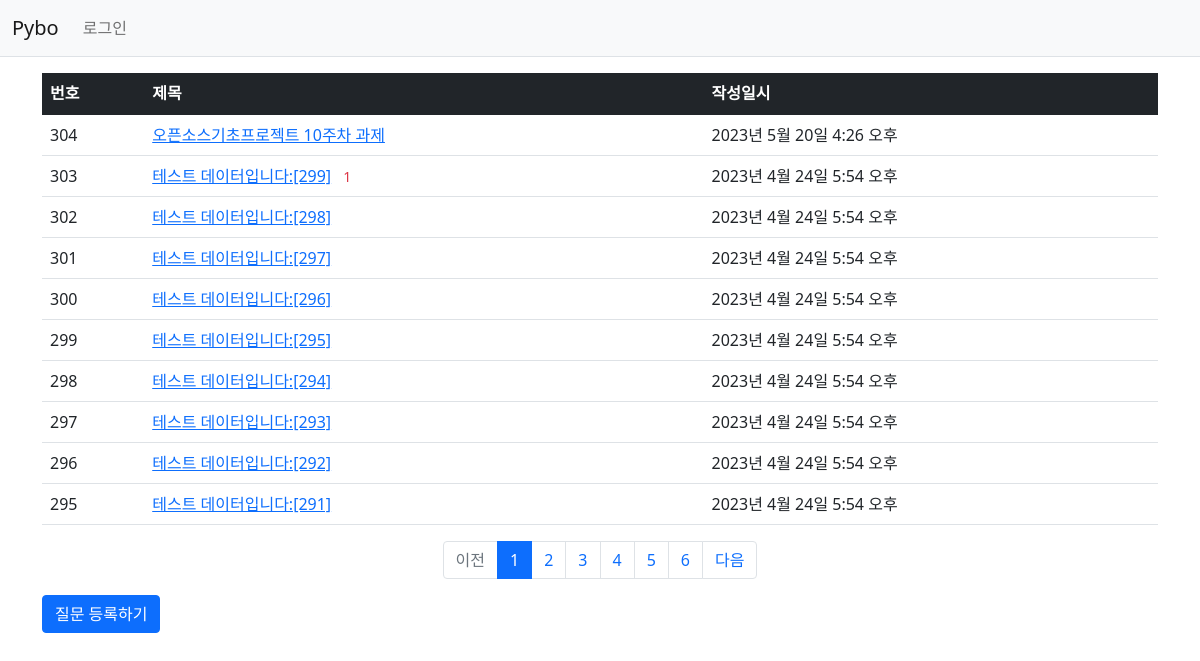
Screenshot of /pybo/ with the database file from the repository.
### pybo/models.py (models this page shows, shortened)
class Question(models.Model):
    subject = models.CharField(max_length=200)
    content = models.TextField()
    create_date = models.DateTimeField()

### pybo/views.py (the view)
# urls.py: path('', views.index, name='index'), # localhost:8000/pybo <- url의 별칭은 index
def index(request):
    page = request.GET.get('page', '1') # /pybo/?page=1 << 요청에서 page 값을 1일로 가져옴 default 값은 1
    question_list = Question.objects.order_by('-create_date')
    paginator = Paginator(question_list, 10) # 페이지당 10개씩 보여주기
    page_obj = paginator.get_page(page)
    context = {'question_list': page_obj} # question_list는 페이징 객체(page_obj)
    return render(request, 'pybo/question_list.html', context)

### pybo/templatetags/pybo_filter.py (called while the page is built)
@register.filter
def sub(value, arg):
    return value - arg

### templates/pybo/question_list.html
{% extends 'base.html' %}
{% load pybo_filter %}
{% block content %}
<div class="container my-3">
    <table class="table">
        <thead>
        <tr class="table-dark">
            <th>번호</th>
            <th>제목</th>
            <th>작성일시</th>
        </tr>
        </thead>
        <tbody>
        {% if question_list %}
        {% for question in question_list %}
        <tr>
            <td>
                {{ question_list.paginator.count|sub:question_list.start_index|sub:forloop.counter0|add:1 }}
            </td>
            <td>
                <a href="{% url 'pybo:detail' question_id=question.id %}">{{ question.subject }}</a>
                {% if question.answer_set.count > 0 %}
                <span class="text-danger small mx-2">{{ question.answer_set.count }}</span>
                {% endif %}
            </td>
            <td>{{ question.create_date }}</td>
        </tr>
        {% endfor %}
        {% else %}
        <tr>
            <td colspan="3">질문이 없습니다.</td>
        </tr>
        {% endif %}
        </tbody>
    </table>
    <ul class="pagination justify-content-center">
        {% if question_list.has_previous %}
        <li class="page-item">
            <a class="page-link" href="?page={{ question_list.previous_page_number }}">이전</a>
        </li>
        {% else %}
        <li class="page-item disabled">
            <a class="page-link" tabindex="-1" aria-disabled="true" href="#">이전</a>
        </li>
        {% endif %}
        {% for page_number in question_list.paginator.page_range %}
        {% if page_number >= question_list.number|add:-5 and page_number <= question_list.number|add:5 %}
        {% if page_number == question_list.number %}
        <li class="page-item active" aria-current="page">
            <a class="page-link" href="?page={{ page_number }}">{{ page_number }}</a>
        </li>
        {% else %}
        <li class="page-item">
            <a class="page-link" href="?page={{ page_number }}">{{ page_number }}</a>
        </li>
        {% endif %}
        {% endif %}
        {% endfor %}
        {% if question_list.has_next %}
        <li class="page-item">
            <a class="page-link" href="?page={{ question_list.next_page_number }}">다음</a>
        </li>
        {% else %}
        <li class="page-item disabled">
            <a class="page-link" tabindex="-1" aria-disabled="true" href="#">다음</a>
        </li>
        {% endif %}
    </ul>
    <a href="{% url 'pybo:question_create' %}" class="btn btn-primary">질문 등록하기</a>
</div>
{% endblock %}

### templates/base.html (shortened to what this page needs)
{% load static %}
<!doctype html>
<html lang="ko">
<head>
    <link rel="stylesheet" type="text/css" href="{% static 'bootstrap.min.css' %}">
    <link rel="stylesheet" type="text/css" href="{% static 'style.css' %}">
</head>
<body>
{% include "navbar.html" %}
{% block content %}
{% endblock %}
</body>
</html>

### templates/navbar.html (shortened to what this page needs)
<nav class="navbar navbar-expand-lg navbar-light bg-light border-bottom">
    <div class="container-fluid">
        <a class="navbar-brand" href="{% url 'pybo:index' %}">Pybo</a>
        <div class="collapse navbar-collapse" id="navbarSupportedContent">
            <ul class="navbar-nav me-auto mb-2 mb-lg-0">
                <li class="nav-item">
                    <a class="nav-link" href="{% url 'common:login' %}">로그인</a>
                </li>
            </ul>
        </div>
    </div>
</nav>

### rows the page displays
Question: paginator.count|sub "304", subject "오픈소스기초프로젝트 10주차 과제", create_date "2023년 5월 20일 4:26 오후"
Question: paginator.count|sub "303", subject "테스트 데이터입니다:[299]", answer_set.count "1", create_date "2023년 4월 24일 5:54 오후"
Question: paginator.count|sub "302", subject "테스트 데이터입니다:[298]", create_date "2023년 4월 24일 5:54 오후"
Question: paginator.count|sub "301", subject "테스트 데이터입니다:[297]", create_date "2023년 4월 24일 5:54 오후"
Question: paginator.count|sub "300", subject "테스트 데이터입니다:[296]", create_date "2023년 4월 24일 5:54 오후"
Question: paginator.count|sub "299", subject "테스트 데이터입니다:[295]", create_date "2023년 4월 24일 5:54 오후"
Question: paginator.count|sub "298", subject "테스트 데이터입니다:[294]", create_date "2023년 4월 24일 5:54 오후"
Question: paginator.count|sub "297", subject "테스트 데이터입니다:[293]", create_date "2023년 4월 24일 5:54 오후"
Question: paginator.count|sub "296", subject "테스트 데이터입니다:[292]", create_date "2023년 4월 24일 5:54 오후"
Question: paginator.count|sub "295", subject "테스트 데이터입니다:[291]", create_date "2023년 4월 24일 5:54 오후"

### other values shown
{{ page_number }} "1"
{{ page_number }} "2" "3" "4" "5" "6"
